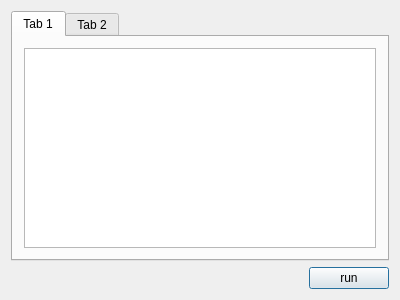
<?xml version="1.0" encoding="UTF-8"?>
<ui version="4.0">
 <class>Dialog</class>
 <widget class="QDialog" name="Dialog">
  <property name="geometry">
   <rect>
    <x>0</x>
    <y>0</y>
    <width>400</width>
    <height>300</height>
   </rect>
  </property>
  <property name="windowTitle">
   <string>Dialog</string>
  </property>
  <layout class="QGridLayout" name="gridLayout">
   <item row="1" column="0">
    <spacer name="horizontalSpacer">
     <property name="orientation">
      <enum>Qt::Horizontal</enum>
     </property>
     <property name="sizeHint" stdset="0">
      <size>
       <width>40</width>
       <height>20</height>
      </size>
     </property>
    </spacer>
   </item>
   <item row="1" column="1">
    <widget class="QPushButton" name="pushButton">
     <property name="text">
      <string>run</string>
     </property>
    </widget>
   </item>
   <item row="0" column="0" colspan="2">
    <widget class="QTabWidget" name="tabWidget">
     <property name="currentIndex">
      <number>0</number>
     </property>
     <widget class="QWidget" name="tab">
      <attribute name="title">
       <string>Tab 1</string>
      </attribute>
      <layout class="QHBoxLayout" name="horizontalLayout">
       <item>
        <widget class="QTableView" name="tableView">
         <attribute name="horizontalHeaderStretchLastSection">
          <bool>true</bool>
         </attribute>
        </widget>
       </item>
      </layout>
     </widget>
     <widget class="QWidget" name="tab_2">
      <attribute name="title">
       <string>Tab 2</string>
      </attribute>
     </widget>
    </widget>
   </item>
  </layout>
 </widget>
 <layoutdefault spacing="6" margin="11"/>
 <resources/>
 <connections>
  <connection>
   <sender>pushButton</sender>
   <signal>clicked()</signal>
   <receiver>Dialog</receiver>
   <slot>accept()</slot>
   <hints>
    <hint type="sourcelabel">
     <x>324</x>
     <y>286</y>
    </hint>
    <hint type="destinationlabel">
     <x>205</x>
     <y>276</y>
    </hint>
   </hints>
  </connection>
 </connections>
</ui>
